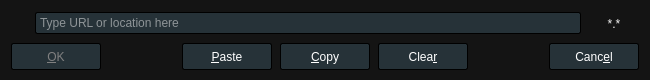
<?xml version="1.0" encoding="UTF-8"?>
<ui version="4.0">
 <class>LocationDialog</class>
 <widget class="QDialog" name="LocationDialog">
  <property name="geometry">
   <rect>
    <x>0</x>
    <y>0</y>
    <width>650</width>
    <height>80</height>
   </rect>
  </property>
  <property name="windowTitle">
   <string>Open Location</string>
  </property>
  <property name="styleSheet">
   <string notr="true">QWidget {
	background: #141414;
	color: whitesmoke;
	font: 12px &quot;Open Sans&quot;;
}</string>
  </property>
  <layout class="QVBoxLayout" name="verticalLayout">
   <item>
    <layout class="QHBoxLayout" name="horizontalLayout_2">
     <property name="spacing">
      <number>8</number>
     </property>
     <item>
      <widget class="QLabel" name="validEntryLabel">
       <property name="minimumSize">
        <size>
         <width>16</width>
         <height>16</height>
        </size>
       </property>
       <property name="pixmap">
        <pixmap resource="../rsclist.qrc">:/img/not_exists.svg</pixmap>
       </property>
       <property name="alignment">
        <set>Qt::AlignCenter</set>
       </property>
      </widget>
     </item>
     <item>
      <widget class="QLineEdit" name="urlEdit">
       <property name="styleSheet">
        <string notr="true">QLineEdit {
	background: #263238;
	border: 1px outset black;
	border-radius: 2px;
	padding: 2px;
}</string>
       </property>
       <property name="placeholderText">
        <string>Type URL or location here</string>
       </property>
       <property name="clearButtonEnabled">
        <bool>true</bool>
       </property>
      </widget>
     </item>
     <item>
      <widget class="QLabel" name="typeLabel">
       <property name="sizePolicy">
        <sizepolicy hsizetype="Minimum" vsizetype="Preferred">
         <horstretch>0</horstretch>
         <verstretch>0</verstretch>
        </sizepolicy>
       </property>
       <property name="minimumSize">
        <size>
         <width>50</width>
         <height>0</height>
        </size>
       </property>
       <property name="frameShape">
        <enum>QFrame::NoFrame</enum>
       </property>
       <property name="text">
        <string>*.*</string>
       </property>
       <property name="alignment">
        <set>Qt::AlignCenter</set>
       </property>
      </widget>
     </item>
    </layout>
   </item>
   <item>
    <layout class="QHBoxLayout" name="horizontalLayout">
     <property name="spacing">
      <number>8</number>
     </property>
     <item>
      <widget class="QPushButton" name="okButton">
       <property name="enabled">
        <bool>false</bool>
       </property>
       <property name="sizePolicy">
        <sizepolicy hsizetype="Fixed" vsizetype="Minimum">
         <horstretch>0</horstretch>
         <verstretch>0</verstretch>
        </sizepolicy>
       </property>
       <property name="maximumSize">
        <size>
         <width>16777215</width>
         <height>25</height>
        </size>
       </property>
       <property name="styleSheet">
        <string notr="true">QPushButton {
    background: #263238;
	color: white;
	border: 1px outset black;
	border-radius: 2px;
    min-width: 88px;
	min-height: 25px;
}
QPushButton:pressed {
    background: dodgerblue;
}
QPushButton:disabled {
    color: gray;
}</string>
       </property>
       <property name="text">
        <string>&amp;OK</string>
       </property>
      </widget>
     </item>
     <item>
      <spacer name="horizontalSpacer">
       <property name="orientation">
        <enum>Qt::Horizontal</enum>
       </property>
       <property name="sizeHint" stdset="0">
        <size>
         <width>40</width>
         <height>20</height>
        </size>
       </property>
      </spacer>
     </item>
     <item>
      <widget class="QPushButton" name="pasteButton">
       <property name="sizePolicy">
        <sizepolicy hsizetype="Fixed" vsizetype="Fixed">
         <horstretch>0</horstretch>
         <verstretch>0</verstretch>
        </sizepolicy>
       </property>
       <property name="maximumSize">
        <size>
         <width>16777215</width>
         <height>25</height>
        </size>
       </property>
       <property name="styleSheet">
        <string notr="true">QPushButton {
    background: #263238;
	color: white;
	border: 1px outset black;
	border-radius: 2px;
    min-width: 88px;
	min-height: 25px;
}
QPushButton:pressed {
    background: dodgerblue;
}
QPushButton:disabled {
    color: gray;
}</string>
       </property>
       <property name="text">
        <string>&amp;Paste</string>
       </property>
       <property name="autoDefault">
        <bool>false</bool>
       </property>
      </widget>
     </item>
     <item>
      <widget class="QPushButton" name="copyButton">
       <property name="sizePolicy">
        <sizepolicy hsizetype="Fixed" vsizetype="Fixed">
         <horstretch>0</horstretch>
         <verstretch>0</verstretch>
        </sizepolicy>
       </property>
       <property name="maximumSize">
        <size>
         <width>16777215</width>
         <height>25</height>
        </size>
       </property>
       <property name="styleSheet">
        <string notr="true">QPushButton {
    background: #263238;
	color: white;
	border: 1px outset black;
	border-radius: 2px;
    min-width: 88px;
	min-height: 25px;
}
QPushButton:pressed {
    background: dodgerblue;
}
QPushButton:disabled {
    color: gray;
}</string>
       </property>
       <property name="text">
        <string>&amp;Copy</string>
       </property>
       <property name="autoDefault">
        <bool>false</bool>
       </property>
      </widget>
     </item>
     <item>
      <widget class="QPushButton" name="clearButton">
       <property name="sizePolicy">
        <sizepolicy hsizetype="Fixed" vsizetype="Fixed">
         <horstretch>0</horstretch>
         <verstretch>0</verstretch>
        </sizepolicy>
       </property>
       <property name="maximumSize">
        <size>
         <width>16777215</width>
         <height>25</height>
        </size>
       </property>
       <property name="styleSheet">
        <string notr="true">QPushButton {
    background: #263238;
	color: white;
	border: 1px outset black;
	border-radius: 2px;
    min-width: 88px;
	min-height: 25px;
}
QPushButton:pressed {
    background: dodgerblue;
}
QPushButton:disabled {
    color: gray;
}</string>
       </property>
       <property name="text">
        <string>Clea&amp;r</string>
       </property>
       <property name="autoDefault">
        <bool>false</bool>
       </property>
      </widget>
     </item>
     <item>
      <spacer name="horizontalSpacer_2">
       <property name="orientation">
        <enum>Qt::Horizontal</enum>
       </property>
       <property name="sizeHint" stdset="0">
        <size>
         <width>40</width>
         <height>20</height>
        </size>
       </property>
      </spacer>
     </item>
     <item>
      <widget class="QPushButton" name="cancelButton">
       <property name="sizePolicy">
        <sizepolicy hsizetype="Fixed" vsizetype="Fixed">
         <horstretch>0</horstretch>
         <verstretch>0</verstretch>
        </sizepolicy>
       </property>
       <property name="maximumSize">
        <size>
         <width>16777215</width>
         <height>25</height>
        </size>
       </property>
       <property name="styleSheet">
        <string notr="true">QPushButton {
    background: #263238;
	color: white;
	border: 1px outset black;
	border-radius: 2px;
    min-width: 88px;
	min-height: 25px;
}
QPushButton:pressed {
    background: dodgerblue;
}
QPushButton:disabled {
    color: gray;
}</string>
       </property>
       <property name="text">
        <string>Canc&amp;el</string>
       </property>
       <property name="autoDefault">
        <bool>false</bool>
       </property>
      </widget>
     </item>
    </layout>
   </item>
  </layout>
 </widget>
 <resources>
  <include location="../rsclist.qrc"/>
 </resources>
 <connections/>
</ui>
